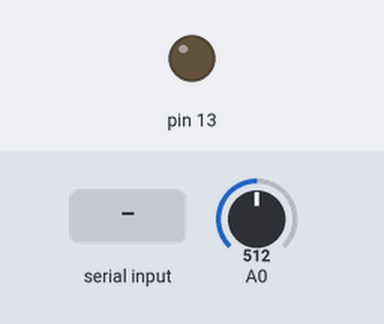
The sketch below on a simulated Arduino Uno, built with avr-gcc and run on an emulated ATmega328P. Shown: output pins drawn as LEDs (lit = HIGH). The inputs (shaded band) are chosen by the test bench; at power-on: A0 = 512. What the sketch prints to the serial monitor is not drawn.

Above: at 1.2 s.
1.3 s: "I" received over Serial
At 1.8 s:
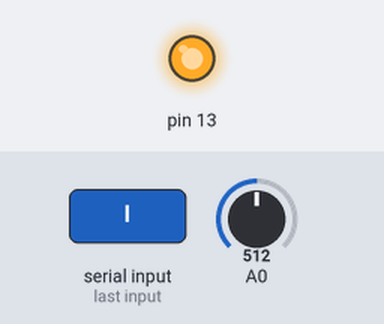
6.3 s: "P" received over Serial
At 6.8 s:
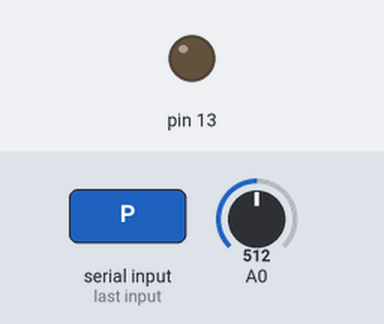
Timing chart, 0 to 8.8 s (numbered marks = the images above; inputs shaded):
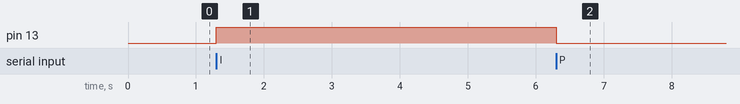

The sketch:

STR_Codigo_Arduino.ino
```cpp
  /*
    * Federal University of Uberlandia
    * Faculty of Electrical Engineering
    * Biomedical Engineering Lab
    * Author: Débora Pereira Salgado
    * contact: deborapsalgado@gmail.com
    *
    *
    * -----------------------------------------------
    * Description: Using timer and handshake communication
    * to collect an analog signal and send to a program through
    * this serial protocol
    * -----------------------------------------------
    */

//Libraries
#include <TimerOne.h>

//Parameters
double sampPeriod = 1000;// Period in microseconds
byte LSB, MSB; //Variables to store the data in byte.

void setup() {

Serial.begin(115200);// Initializing the serial
pinMode(13,OUTPUT);
Timer1.initialize(sampPeriod);//specify the timer's period here (in microseconds)
Timer1.attachInterrupt(getData); //Calls a function at the specified interval in microseconds
}

/*
 * Method to read the analog signal and send the data in bytes
 */
void getData(){

  int sinal = analogRead(A0); // signal with the length in 2 bytes

    LSB = sinal & 0x00FF; // store the  less  significative byte (8 bits)
    MSB = sinal >> 8; // store the more significative byte (8 bits)

  Serial.write(LSB); // Sending the data through serial port
  Serial.write(MSB);


}

void loop() {

  //HandShake Serial Communication

     if(Serial.available() > 0)
  {
      switch(Serial.read()){
        case 'I':

          digitalWrite(13,HIGH);
          Timer1.initialize(sampPeriod);// Starting the timer when is asked
        break;
        case 'P':
           digitalWrite(13,LOW);
           Timer1.stop(); // Stop the timer when is asked
        break;
  }
  }


}
```

Measured:
- after the input at 1.3 s, pin 13: LOW → HIGH at once
- after the input at 6.3 s, pin 13: HIGH → LOW at once
